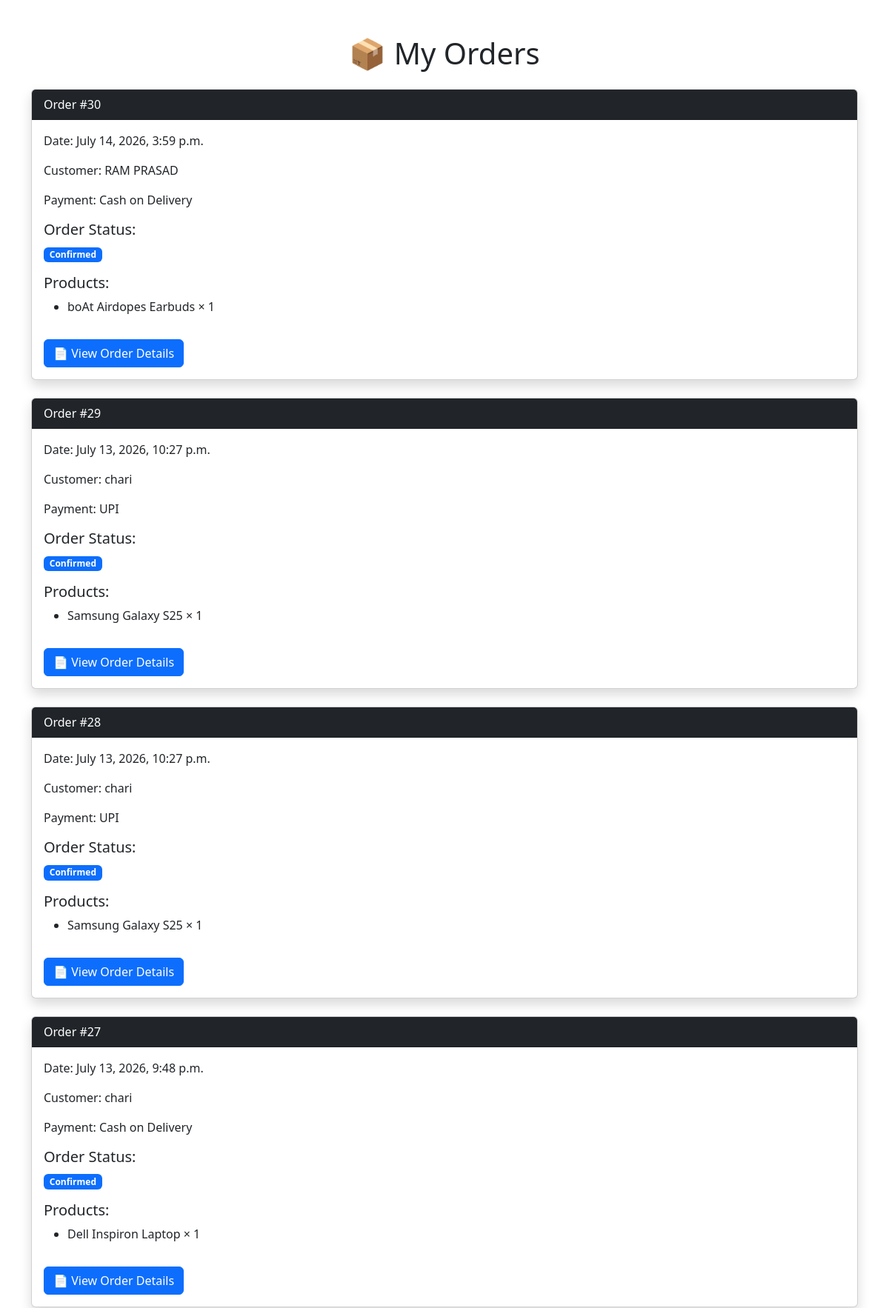
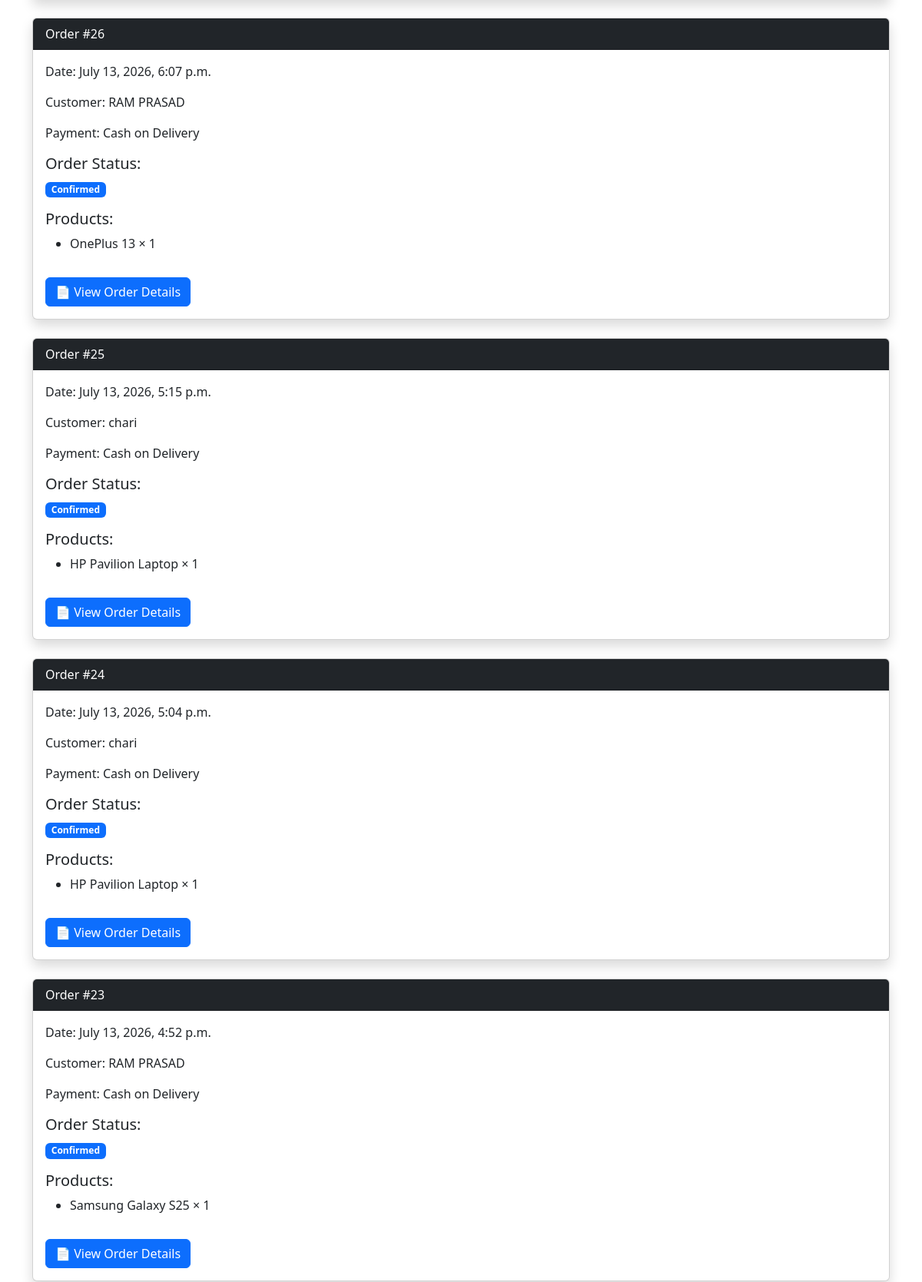
/my-orders/ (signed in, upper part), run on the app's committed database (2 pictures, top to bottom).
### store/models.py (models this page shows, shortened)
class Order(models.Model):
    STATUS_CHOICES = (
        ('Pending', 'Pending'),
        ('Confirmed', 'Confirmed'),
        ('Shipped', 'Shipped'),
        ('Delivered', 'Delivered'),
        ('Cancelled', 'Cancelled'),
    )
    user = models.ForeignKey(
        User,
        on_delete=models.CASCADE
    )
    customer_name = models.CharField(
        max_length=100,
        blank=True,
        null=True,
        default=""
    )
    address = models.TextField(
        blank=True,
        null=True,
        default=""
    )
    phone = models.CharField(
        max_length=15,
        blank=True,
        null=True,
        default=""
    )
    payment_method = models.CharField(
        max_length=50,
        blank=True,
        null=True,
        default=""
    )
    created_at = models.DateTimeField(
        auto_now_add=True
    )
    status = models.CharField(
        max_length=20,
        choices=STATUS_CHOICES,
        default='Pending'
    )
    email = models.EmailField()

class OrderItem(models.Model):
    order = models.ForeignKey(
        Order,
        on_delete=models.CASCADE
    )
    product = models.ForeignKey(
        Product,
        on_delete=models.CASCADE
    )
    quantity = models.PositiveIntegerField()

class Product(models.Model):
    category = models.ForeignKey(
        Category,
        on_delete=models.CASCADE,
        null=True,
        blank=True
    )
    name = models.CharField(
        max_length=100
    )
    description = models.TextField()
    price = models.DecimalField(
        max_digits=10,
        decimal_places=2
    )
    image = models.ImageField(
        upload_to='products/',
        blank=True,
        null=True
    )
    stock = models.PositiveIntegerField(
        default=0
    )
    featured = models.BooleanField(
    default=False
)

### store/views.py (the view)
@login_required
def my_orders(request):
    orders = Order.objects.filter(user=request.user).order_by('-created_at')
    return render(request, 'my_orders.html', {
        'orders': orders
    })

### store/templates/my_orders.html (shortened to what this page needs)
<!DOCTYPE html>
<html>
<head>
<link href="https://cdn.jsdelivr.net/npm/bootstrap@5.3.3/dist/css/bootstrap.min.css" rel="stylesheet">
</head>
<body>
<div class="container mt-5">
<h1 class="text-center mb-4">
📦 My Orders
</h1>
{% if orders %}
{% for order in orders %}
<div class="card shadow mb-4">
<div class="card-header bg-dark text-white">
Order #{{ order.id }}
</div>
<div class="card-body">
<p>
Date:
{{ order.created_at }}
</p>
<p>
Customer:
{{ order.customer_name }}
</p>
<p>
Payment:
{{ order.payment_method }}
</p>
<h5>
Order Status:
</h5>
{% if order.status == "Pending" %}
<span class="badge bg-warning">
Pending
</span>
{% elif order.status == "Confirmed" %}
<span class="badge bg-primary">
Confirmed
</span>
{% elif order.status == "Shipped" %}
<span class="badge bg-info">
Shipped
</span>
{% elif order.status == "Delivered" %}
<span class="badge bg-success">
Delivered
</span>
{% else %}
<span class="badge bg-danger">
Cancelled
</span>
{% endif %}
<h5 class="mt-3">
Products:
</h5>
<ul>
{% for item in order.orderitem_set.all %}
<li>
{{ item.product.name }}
×
{{ item.quantity }}
</li>
{% endfor %}
</ul>
<a href="{% url 'order_detail' order.id %}"
   class="btn btn-primary mt-3">
    📄 View Order Details
</a>
</div>
</div>
{% endfor %}
{% else %}
<h3 class="text-center">
No orders found
</h3>
{% endif %}
</div>
</body>
</html>

### data on the page
Order: id "30", created_at "July 14, 2026, 3:59 p.m.", customer_name "RAM PRASAD", payment_method "Cash on Delivery", status "Confirmed"
OrderItem: product.name "boAt Airdopes Earbuds", quantity "1"
Order: id "29", created_at "July 13, 2026, 10:27 p.m.", customer_name "chari", payment_method "UPI", status "Confirmed"
OrderItem: product.name "Samsung Galaxy S25", quantity "1"
Order: id "28", created_at "July 13, 2026, 10:27 p.m.", customer_name "chari", payment_method "UPI", status "Confirmed"
OrderItem: product.name "Samsung Galaxy S25", quantity "1"
Order: id "27", created_at "July 13, 2026, 9:48 p.m.", customer_name "chari", payment_method "Cash on Delivery", status "Confirmed"
OrderItem: product.name "Dell Inspiron Laptop", quantity "1"
Order: id "26", created_at "July 13, 2026, 6:07 p.m.", customer_name "RAM PRASAD", payment_method "Cash on Delivery", status "Confirmed"
OrderItem: product.name "OnePlus 13", quantity "1"
Order: id "25", created_at "July 13, 2026, 5:15 p.m.", customer_name "chari", payment_method "Cash on Delivery", status "Confirmed"
OrderItem: product.name "HP Pavilion Laptop", quantity "1"
Order: id "24", created_at "July 13, 2026, 5:04 p.m.", customer_name "chari", payment_method "Cash on Delivery", status "Confirmed"
OrderItem: product.name "HP Pavilion Laptop", quantity "1"
Order: id "23", created_at "July 13, 2026, 4:52 p.m.", customer_name "RAM PRASAD", payment_method "Cash on Delivery", status "Confirmed"
OrderItem: product.name "Samsung Galaxy S25", quantity "1"
